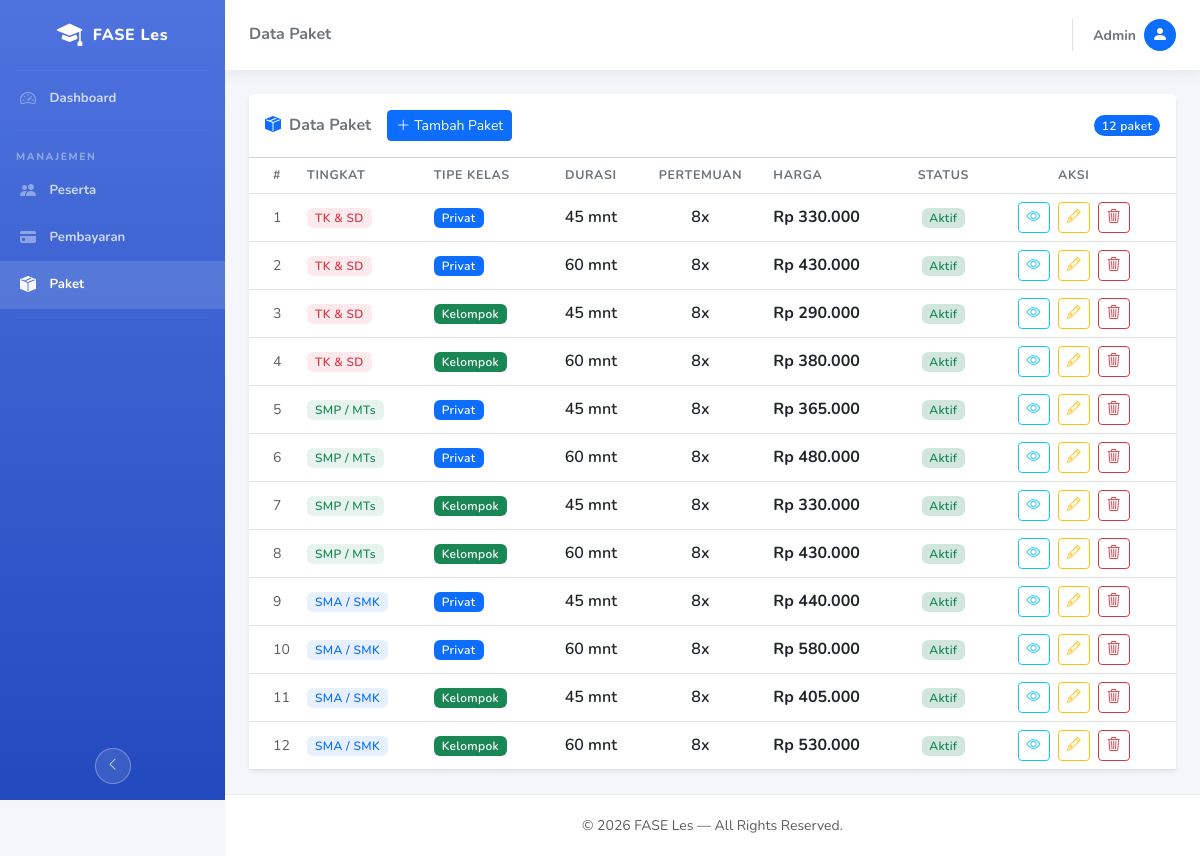
/index.php/admin/paket, run on the app's committed database.
### tables this page shows
CREATE TABLE `paket` (
  `id` int NOT NULL,
  `tingkat` enum('TK','SMP','SMA') NOT NULL,
  `tipe_kelas` enum('Privat','Kelompok') NOT NULL,
  `durasi_menit` int NOT NULL,
  `jumlah_pertemuan` int NOT NULL DEFAULT 8,
  `harga` int NOT NULL,
  `is_aktif` tinyint(1) NOT NULL DEFAULT 1
);

### application/controllers/Admin.php (called while the page is built, shortened)
<?php
class Admin extends CI_Controller {
    public function paket() {
        $data = [
            'page_title'  => 'Data Paket',
            'active_menu' => 'paket',
            'paket'       => $this->db->order_by('tingkat, tipe_kelas, durasi_menit')->get('paket')->result_array(),
        ];
        $this->load->view('admin/v_paket', $data);
    }
}

### index.php (called while the page is built, shortened)
<?php
require_once BASEPATH.'core/CodeIgniter.php';

### application/views/admin/v_paket.php (the view, shortened to what this page needs)
<?php
$this->load->view('admin/template/header', [
    'page_title'  => $page_title,
    'active_menu' => $active_menu,
]);
$this->load->view('admin/template/topbar', [
    'page_title' => $page_title,
]);
?>
<div class="card shadow-sm border-0">
    <div class="card-header bg-white d-flex align-items-center justify-content-between py-3">
        <div class="d-flex align-items-center gap-3">
            <h6 class="mb-0 fw-bold text-secondary">
                <i class="bi bi-box-seam-fill me-2 text-primary"></i>Data Paket
            </h6>
            <button class="btn btn-sm btn-primary" data-bs-toggle="modal" data-bs-target="#modalTambahPaket">
                <i class="bi bi-plus-lg me-1"></i>Tambah Paket
            </button>
        </div>
        <span class="badge bg-primary rounded-pill"><?= count($paket) ?> paket</span>
    </div>
    <div class="card-body p-0">
        <div class="table-responsive">
            <table class="table table-hover align-middle mb-0">
                <thead class="bg-light">
                    <tr>
                        <th class="ps-4" style="width:50px;">#</th>
                        <th>Tingkat</th>
                        <th>Tipe Kelas</th>
                        <th class="text-center">Durasi</th>
                        <th class="text-center">Pertemuan</th>
                        <th>Harga</th>
                        <th class="text-center">Status</th>
                        <th class="text-center pe-4">Aksi</th>
                    </tr>
                </thead>
                <tbody>
                <?php if (!empty($paket)): ?>
                    <?php foreach ($paket as $i => $p): ?>
                    <?php
                    $tingkatMap = [
                        'TK'  => ['bg-danger bg-opacity-10 text-danger',   'TK & SD'],
                        'SMP' => ['bg-success bg-opacity-10 text-success',  'SMP / MTs'],
                        'SMA' => ['bg-primary bg-opacity-10 text-primary',  'SMA / SMK'],
                    ];
                    [$tCls, $tLabel] = $tingkatMap[$p['tingkat']] ?? ['bg-secondary bg-opacity-10 text-secondary', $p['tingkat']];
                    $tipeCls = $p['tipe_kelas'] === 'Privat' ? 'bg-primary text-white' : 'bg-success text-white';
                    ?>
                    <tr>
                        <td class="ps-4 text-muted small"><?= $i + 1 ?></td>
                        <td>
                            <span class="badge <?= $tCls ?> fw-semibold px-2 py-1"><?= $tLabel ?></span>
                        </td>
                        <td>
                            <span class="badge <?= $tipeCls ?> fw-semibold px-2 py-1"><?= $p['tipe_kelas'] ?></span>
                        </td>
                        <td class="text-center fw-semibold"><?= $p['durasi_menit'] ?> mnt</td>
                        <td class="text-center fw-semibold"><?= $p['jumlah_pertemuan'] ?>x</td>
                        <td class="fw-bold text-dark">Rp <?= number_format($p['harga'], 0, ',', '.') ?></td>
                        <td class="text-center">
                            <?php if ($p['is_aktif']): ?>
                                <span class="badge bg-success-subtle text-success fw-semibold">Aktif</span>
                            <?php else: ?>
                                <span class="badge bg-secondary-subtle text-secondary fw-semibold">Nonaktif</span>
                            <?php endif; ?>
                        </td>
                        <td class="text-center pe-4">
                            <button type="button" class="btn btn-sm btn-outline-info me-1 btn-detail"
                                    title="Detail"
                                    data-id="<?= $p['id'] ?>"
                                    data-tingkat="<?= $p['tingkat'] ?>"
                                    data-tingkat-label="<?= $tLabel ?>"
                                    data-tipe="<?= $p['tipe_kelas'] ?>"
                                    data-durasi="<?= $p['durasi_menit'] ?>"
                                    data-pertemuan="<?= $p['jumlah_pertemuan'] ?>"
                                    data-harga="<?= number_format($p['harga'], 0, ',', '.') ?>"
                                    data-aktif="<?= $p['is_aktif'] ?>">
                                <i class="bi bi-eye"></i>
                            </button>
                            <button type="button" class="btn btn-sm btn-outline-warning me-1 btn-edit"
                                    title="Edit"
                                    data-id="<?= $p['id'] ?>"
                                    data-tingkat="<?= $p['tingkat'] ?>"
                                    data-tipe="<?= $p['tipe_kelas'] ?>"
                                    data-durasi="<?= $p['durasi_menit'] ?>"
                                    data-pertemuan="<?= $p['jumlah_pertemuan'] ?>"
                                    data-harga="<?= $p['harga'] ?>"
                                    data-aktif="<?= $p['is_aktif'] ?>">
                                <i class="bi bi-pencil"></i>
                            </button>
                            <button type="button" class="btn btn-sm btn-outline-danger btn-hapus-paket"
                                    title="Hapus"
                                    data-id="<?= $p['id'] ?>"
                                    data-label="<?= $tLabel ?> - <?= $p['tipe_kelas'] ?> <?= $p['durasi_menit'] ?>mnt">
                                <i class="bi bi-trash3"></i>
                            </button>
                        </td>
                    </tr>
                    <?php endforeach; ?>
                <?php endif; ?>
                </tbody>
            </table>
        </div>
    </div>
</div>
<?php $this->load->view('admin/template/footer'); ?>

### application/views/admin/template/header.php (shortened to what this page needs)
<!DOCTYPE html>
<html lang="id">
<head>
    <link href="https://cdn.jsdelivr.net/npm/bootstrap@5.3.0/dist/css/bootstrap.min.css" rel="stylesheet">
    <link href="https://cdn.jsdelivr.net/npm/bootstrap-icons@1.10.5/font/bootstrap-icons.css" rel="stylesheet">
    <link href="<?= base_url('assets/css/admin.css'); ?>" rel="stylesheet">
</head>
<body id="page-top">
<div id="wrapper">
    <div class="sidebar" id="adminSidebar">
        <a class="sidebar-brand" href="<?= site_url('admin'); ?>">
            <div class="sidebar-brand-icon">
                <i class="bi bi-mortarboard-fill"></i>
            </div>
            <div class="sidebar-brand-text">FASE Les</div>
        </a>
        <hr class="sidebar-divider my-0">
        <ul class="nav flex-column mt-1">
            <li class="nav-item">
                <a class="nav-link <?= ($active_menu ?? '') === 'dashboard' ? 'active' : '' ?>"
                   href="<?= site_url('admin'); ?>">
                    <i class="bi bi-speedometer2"></i>
                    <span>Dashboard</span>
                </a>
            </li>
        </ul>
        <hr class="sidebar-divider">
        <div class="sidebar-heading">Manajemen</div>
        <ul class="nav flex-column">
            <li class="nav-item">
                <a class="nav-link <?= ($active_menu ?? '') === 'peserta' ? 'active' : '' ?>"
                   href="<?= site_url('admin/peserta'); ?>">
                    <i class="bi bi-people-fill"></i>
                    <span>Peserta</span>
                </a>
            </li>
            <li class="nav-item">
                <a class="nav-link <?= ($active_menu ?? '') === 'pembayaran' ? 'active' : '' ?>"
                   href="<?= site_url('admin/pembayaran'); ?>">
                    <i class="bi bi-credit-card-fill"></i>
                    <span>Pembayaran</span>
                </a>
            </li>
            <li class="nav-item">
                <a class="nav-link <?= ($active_menu ?? '') === 'paket' ? 'active' : '' ?>"
                   href="<?= site_url('admin/paket'); ?>">
                    <i class="bi bi-box-seam-fill"></i>
                    <span>Paket</span>
                </a>
            </li>
        </ul>
        <hr class="sidebar-divider d-none d-md-block">
        <div class="sidebar-toggler d-none d-md-flex justify-content-center mt-auto pb-3">
            <button id="sidebarToggle" title="Toggle Sidebar">
                <i class="bi bi-chevron-left" id="sidebarToggleIcon"></i>
            </button>
        </div>
    </div>
    <div id="content-wrapper" class="d-flex flex-column">
        <div id="content">

### application/views/admin/template/topbar.php (shortened to what this page needs)
<nav class="topbar mb-4">
    <h6 class="mb-0 fw-bold text-secondary me-auto">
        <?= htmlspecialchars($page_title ?? 'Dashboard') ?>
    </h6>
    <div class="d-flex align-items-center gap-2">
        <div class="dropdown">
            <a href="#"
               class="d-flex align-items-center gap-2 text-decoration-none"
               data-bs-toggle="dropdown" aria-expanded="false">
                <span class="d-none d-lg-inline text-secondary small fw-bold">
                    <?= htmlspecialchars($this->session->userdata('username') ?? 'Admin') ?>
                </span>
                <div class="rounded-circle bg-primary d-flex align-items-center justify-content-center"
                     style="width:2rem;height:2rem;flex-shrink:0;">
                    <i class="bi bi-person-fill text-white"></i>
                </div>
            </a>
        </div>
    </div>
</nav>
<div class="container-fluid px-4 pb-4">

### application/views/admin/template/footer.php (shortened to what this page needs)
            </div>
        </div>
        <footer class="sticky-footer mt-auto">
            <div class="container">
                <div class="text-center text-muted small">
                    &copy; 2026 FASE Les &mdash; All Rights Reserved.
                </div>
            </div>
        </footer>
    </div>
</div>
</body>
</html>

### assets/css/admin.css (style rules this page uses)
body { font-family: 'Nunito', 'Segoe UI', sans-serif; background-color: #f4f6fc; overflow-x: hidden; }
#wrapper { display: flex; min-height: 100vh; }
.sidebar { width: 225px; min-height: 100vh; background: linear-gradient(180deg, #4e73df 0%, #224abe 100%); display: flex; flex-direction: column; flex-shrink: 0; position: sticky; top: 0; height: 100vh; overflow-y: auto; overflow-x: hidden; transition: width 0.25s ease; z-index: 200; }
.sidebar-brand { display: flex; align-items: center; justify-content: center; height: 4.375rem; padding: 0 1rem; text-decoration: none; color: #fff; flex-shrink: 0; white-space: nowrap; overflow: hidden; }
.sidebar-brand-icon { font-size: 1.6rem; flex-shrink: 0; }
.sidebar-brand-text { font-size: 1rem; font-weight: 800; letter-spacing: 0.04rem; margin-left: 0.65rem; transition: opacity 0.2s, width 0.2s; }
.sidebar-divider { border-top: 1px solid rgba(255, 255, 255, 0.15); margin: 0.5rem 1rem; }
.sidebar-heading { font-size: 0.65rem; font-weight: 800; text-transform: uppercase; letter-spacing: 0.1rem; color: rgba(255, 255, 255, 0.4); padding: 0.6rem 1rem 0.2rem; white-space: nowrap; overflow: hidden; transition: opacity 0.2s; }
.sidebar .nav-link { display: flex; align-items: center; padding: 0.72rem 1rem; color: rgba(255, 255, 255, 0.75); font-weight: 700; font-size: 0.82rem; text-decoration: none; white-space: nowrap; transition: background 0.15s, color 0.15s; border-radius: 0; }
.sidebar .nav-link:hover, .sidebar .nav-link.active { color: #fff; background: rgba(255, 255, 255, 0.12); }
.sidebar .nav-link i { font-size: 1rem; min-width: 1.5rem; text-align: center; margin-right: 0.6rem; color: rgba(255, 255, 255, 0.4); flex-shrink: 0; transition: color 0.15s; }
.sidebar .nav-link:hover i, .sidebar .nav-link.active i { color: rgba(255, 255, 255, 0.95); }
.sidebar .nav-link span { transition: opacity 0.2s; }
.sidebar-toggler { padding: 0.75rem 0; }
.sidebar-toggler button { width: 2.25rem; height: 2.25rem; border-radius: 50%; border: 1px solid rgba(255, 255, 255, 0.3); background: rgba(255, 255, 255, 0.1); color: rgba(255, 255, 255, 0.8); cursor: pointer; display: flex; align-items: center; justify-content: center; transition: background 0.2s, color 0.2s; font-size: 0.85rem; }
#content-wrapper { flex: 1; display: flex; flex-direction: column; min-height: 100vh; overflow-x: hidden; min-width: 0; }
#content { flex: 1; }
.topbar { height: 4.375rem; background: #fff; box-shadow: 0 0.1rem 1rem rgba(58, 59, 69, 0.1); display: flex; align-items: center; padding: 0 1.5rem; position: sticky; top: 0; z-index: 100; }
.sticky-footer { background: #fff; padding: 1.25rem 0; border-top: 1px solid #e9ecef; }
.table th { font-size: 0.78rem; font-weight: 700; text-transform: uppercase; letter-spacing: 0.04rem; color: #6c757d; border-bottom-width: 1px; }
.badge { font-weight: 600; letter-spacing: 0.02rem; }

### data on the page
paket: tLabel "TK & SD", tipe_kelas "Privat", durasi_menit "45", jumlah_pertemuan "8", harga "330.000", is_aktif "Aktif"
paket: tLabel "TK & SD", tipe_kelas "Privat", durasi_menit "60", jumlah_pertemuan "8", harga "430.000", is_aktif "Aktif"
paket: tLabel "TK & SD", tipe_kelas "Kelompok", durasi_menit "45", jumlah_pertemuan "8", harga "290.000", is_aktif "Aktif"
paket: tLabel "TK & SD", tipe_kelas "Kelompok", durasi_menit "60", jumlah_pertemuan "8", harga "380.000", is_aktif "Aktif"
paket: tLabel "SMP / MTs", tipe_kelas "Privat", durasi_menit "45", jumlah_pertemuan "8", harga "365.000", is_aktif "Aktif"
paket: tLabel "SMP / MTs", tipe_kelas "Privat", durasi_menit "60", jumlah_pertemuan "8", harga "480.000", is_aktif "Aktif"
paket: tLabel "SMP / MTs", tipe_kelas "Kelompok", durasi_menit "45", jumlah_pertemuan "8", harga "330.000", is_aktif "Aktif"
paket: tLabel "SMP / MTs", tipe_kelas "Kelompok", durasi_menit "60", jumlah_pertemuan "8", harga "430.000", is_aktif "Aktif"
paket: tLabel "SMA / SMK", tipe_kelas "Privat", durasi_menit "45", jumlah_pertemuan "8", harga "440.000", is_aktif "Aktif"
paket: tLabel "SMA / SMK", tipe_kelas "Privat", durasi_menit "60", jumlah_pertemuan "8", harga "580.000", is_aktif "Aktif"
paket: tLabel "SMA / SMK", tipe_kelas "Kelompok", durasi_menit "45", jumlah_pertemuan "8", harga "405.000", is_aktif "Aktif"
paket: tLabel "SMA / SMK", tipe_kelas "Kelompok", durasi_menit "60", jumlah_pertemuan "8", harga "530.000", is_aktif "Aktif"

### other printed values
$page_title "Data Paket"
$this->session->userdata('username') "Admin"
count($paket) "12"
